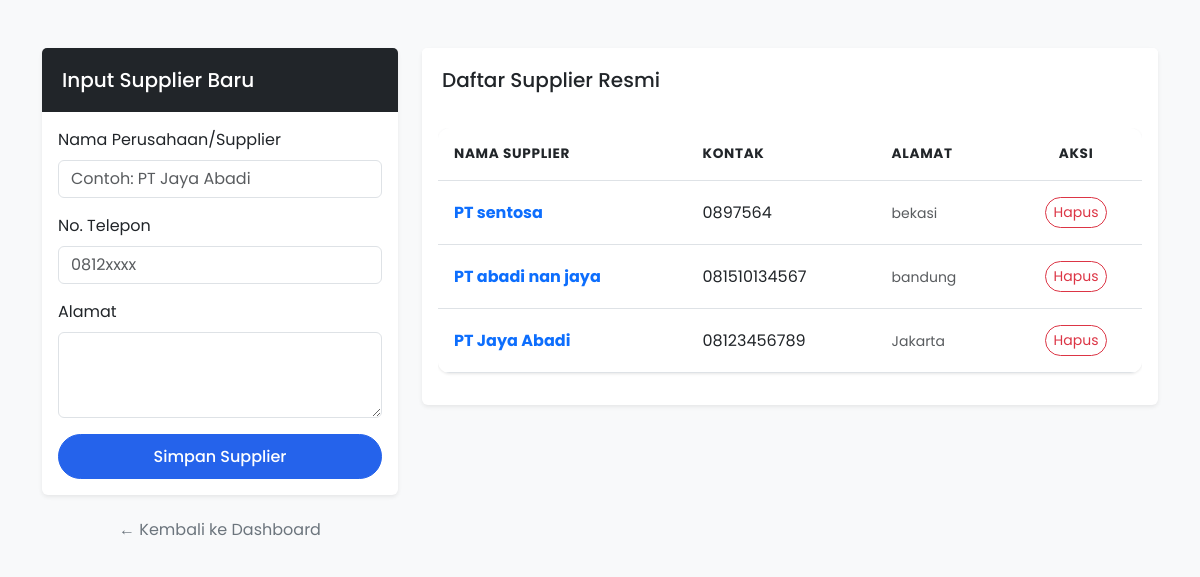
The page /kelola_supplier.php (signed in) on the database its author committed.
### tables this page shows
CREATE TABLE `supplier` (
  `idSupplier` int(11) NOT NULL,
  `namaSupplier` varchar(100) DEFAULT NULL,
  `noTelepon` varchar(20) DEFAULT NULL,
  `alamat` text DEFAULT NULL
);

### kelola_supplier.php (the view, shortened to what this page needs)
<?php
include 'koneksi.php';
?>
<!DOCTYPE html>
<html lang="id">
<head>
    <link href="https://cdn.jsdelivr.net/npm/bootstrap@5.3.0/dist/css/bootstrap.min.css" rel="stylesheet">
    <link rel="stylesheet" href="style.css"> </head>
<body class="bg-light">
<div class="container mt-5">
    <div class="row">
        <div class="col-md-4">
            <div class="card shadow-sm border-0">
                <div class="card-header bg-dark text-white">
                    <h5 class="mb-0">Input Supplier Baru</h5>
                </div>
                <div class="card-body">
                    <form method="POST">
                        <div class="mb-3">
                            <label class="form-label">Nama Perusahaan/Supplier</label>
                            <input type="text" name="namaSupplier" class="form-control" placeholder="Contoh: PT Jaya Abadi" required>
                        </div>
                        <div class="mb-3">
                            <label class="form-label">No. Telepon</label>
                            <input type="text" name="noTelepon" class="form-control" placeholder="0812xxxx" required>
                        </div>
                        <div class="mb-3">
                            <label class="form-label">Alamat</label>
                            <textarea name="alamat" class="form-control" rows="3" required></textarea>
                        </div>
                        <button type="submit" name="tambah_supplier" class="btn btn-primary w-100 rounded-pill">Simpan Supplier</button>
                    </form>
                </div>
            </div>
            <a href="index.php" class="btn btn-link w-100 mt-3 text-secondary text-decoration-none">← Kembali ke Dashboard</a>
        </div>
        <div class="col-md-8">
            <div class="card shadow-sm border-0">
                <div class="card-header bg-white">
                    <h5 class="mb-0 text-dark">Daftar Supplier Resmi</h5>
                </div>
                <div class="card-body">
                    <div class="table-responsive">
                        <table class="table table-hover">
                            <thead>
                                <tr>
                                    <th>Nama Supplier</th>
                                    <th>Kontak</th>
                                    <th>Alamat</th>
                                    <th class="text-center">Aksi</th>
                                </tr>
                            </thead>
                            <tbody>
                                <?php
                                $res = mysqli_query($conn, "SELECT * FROM supplier ORDER BY idSupplier DESC");
                                while($row = mysqli_fetch_assoc($res)) :
                                ?>
                                <tr>
                                    <td class="fw-bold text-primary"><?= $row['namaSupplier']; ?></td>
                                    <td><?= $row['noTelepon']; ?></td>
                                    <td><small class="text-muted"><?= $row['alamat']; ?></small></td>
                                    <td class="text-center">
                                        <a href="?hapus=<?= $row['idSupplier']; ?>"
                                           class="btn btn-outline-danger btn-sm rounded-pill"
                                           onclick="return confirm('Hapus supplier ini?')">
                                           Hapus
                                        </a>
                                    </td>
                                </tr>
                                <?php endwhile; ?>
                            </tbody>
                        </table>
                    </div>
                </div>
            </div>
        </div>
    </div>
</div>
</body>
</html>

### style.css (style rules this page uses)
body { font-family: 'Poppins', sans-serif; background-color: #f0f2f5; color: #333; }
.table { background: #fff; border-radius: 12px; overflow: hidden; box-shadow: 0 1px 3px rgba(0,0,0,0.1); }
.table thead { background-color: #f8fafc; color: #64748b; text-transform: uppercase; font-size: 0.85rem; letter-spacing: 0.05em; }
.table th, .table td { padding: 1rem; vertical-align: middle; }
.btn-primary { background-color: #2563eb; border-color: #2563eb; font-weight: 500; padding: 0.6rem 1.5rem; }
.rounded-pill { border-radius: 50px !important; }
.card-header { font-weight: 600; border-bottom: none; padding: 1.25rem; }

### rows shown on the page
supplier: namaSupplier "PT sentosa", noTelepon "0897564", alamat "bekasi"
supplier: namaSupplier "PT abadi nan jaya", noTelepon "081510134567", alamat "bandung"
supplier: namaSupplier "PT Jaya Abadi", noTelepon "08123456789", alamat "Jakarta"
